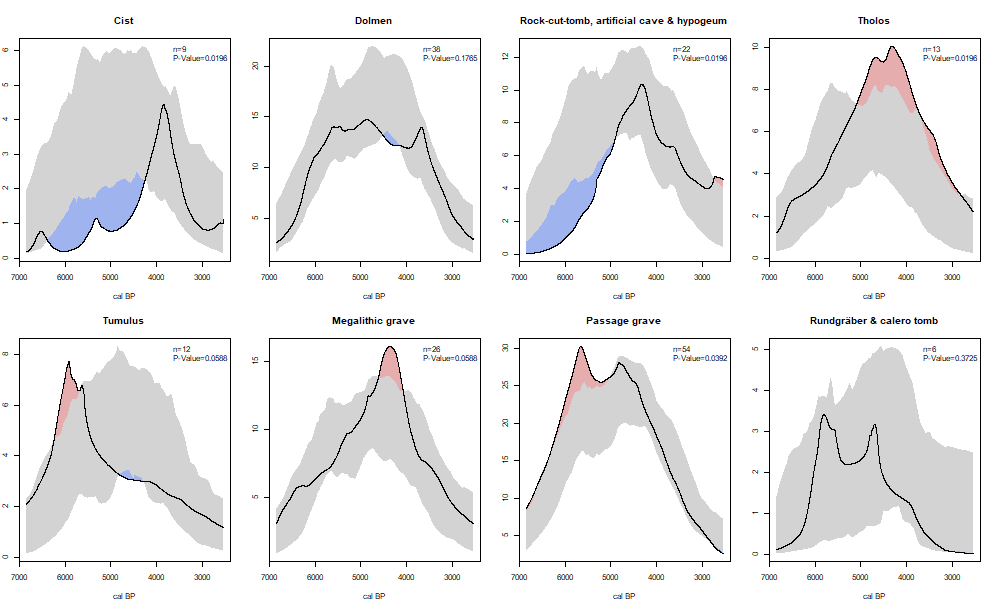

Generate this figure with R:
################################################################################################
### FIGURE 9. OBSERVED TIME SERIES PER TYPE OF MONUMENT (ARQUITECTURE) AND PERMUTATION TEST ###
##############################################################################################

# Load Required Libraries
library(rcarbon)
library(dplyr)
setwd("~/BayesMegaliths-master") # Set first the working directory at the BayesMegaliths-master folder, as this script is coded to have that folder as the root
library(here)

# Read C14 database with only those sites which have more than 1 radiocarbon date
dates = read.csv2(here('data','C14dates_Iberia1.csv'), sep=";",na='n/a')

# Read bespoke R functions (located in "src" folder), and MCMC output (located in "Oxcalresults" folder)
source(here('src','markTest.R'))
source(here('src','sampleCounts.R'))
x = read.csv(here('oxcalresults','MCMC_uniform.csv'))

# Eliminate pass number and last column
x = x[,-c(1,ncol(x))]

# Group the dates by architecture
sites_type = unique(select(dates,SiteID,Architecture))

# Reorder sites_type to match MCMC output
mcmc_sitenames = unlist(lapply(strsplit(colnames(x),'\\.'),function(x){x[[2]]}))
nsites = length(mcmc_sitenames)/2
sites_type=sites_type[match(mcmc_sitenames[seq(1,by=2,length.out = nsites)],sites_type$SiteID),]
marks = sites_type$Architecture

# Compute observed time series by region and run permutation test with 50 random simulations
res1=markTest(x=x,marks=marks,nsim=50) # Note this takes several hours of processing with just 50 simulations. Increasing the number will raise the computational cost enormously.

# Plot Figure 9 and save it into "figures" folder
png(file=here('figures','Figure 9.png'),width = 1000,height=600)
par(mar=c(4,2,4,2),mfrow=c(2,4))
for (i in 1:length(unique(marks)))
{
  plotMarkTest(res1,index=i,main=unique(marks)[i])
  legend('topright',legend=c(paste0('n=',sum(marks==unique(marks)[i])),paste0('P-Value=',round(res1$pValueList[i],4))),bty='n',cex=1)
}
dev.off()